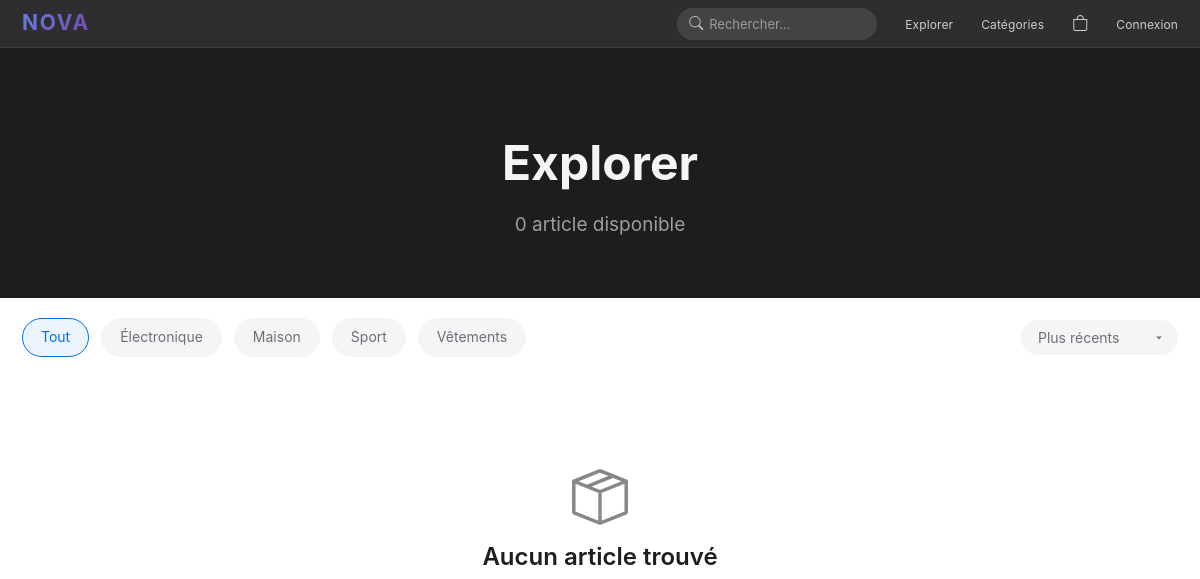
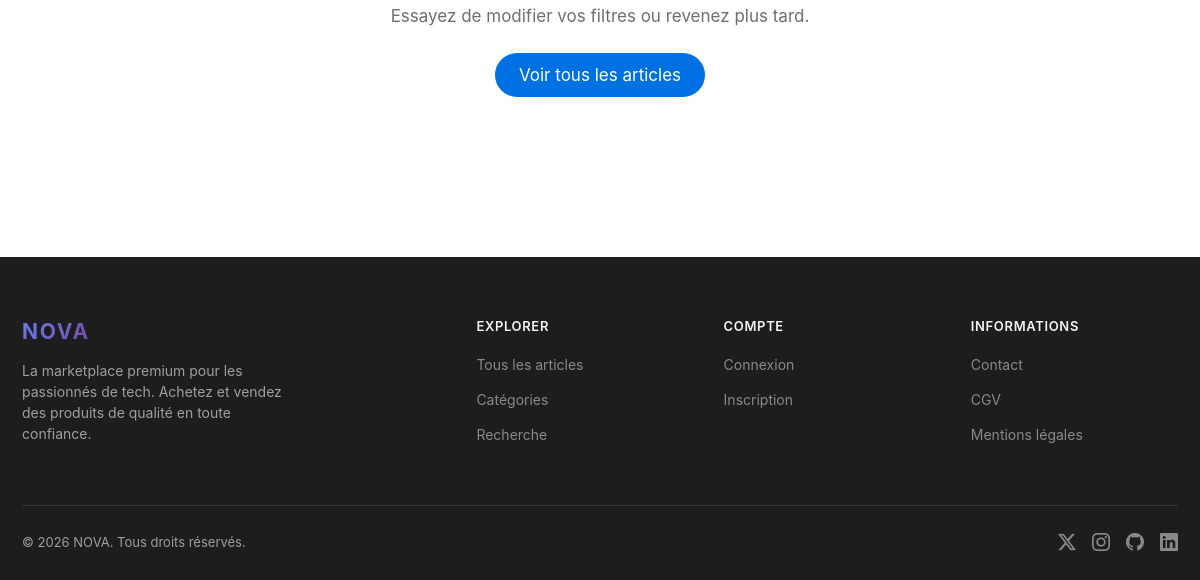
The app's page /produits.php, older data (2 pictures, top to bottom).
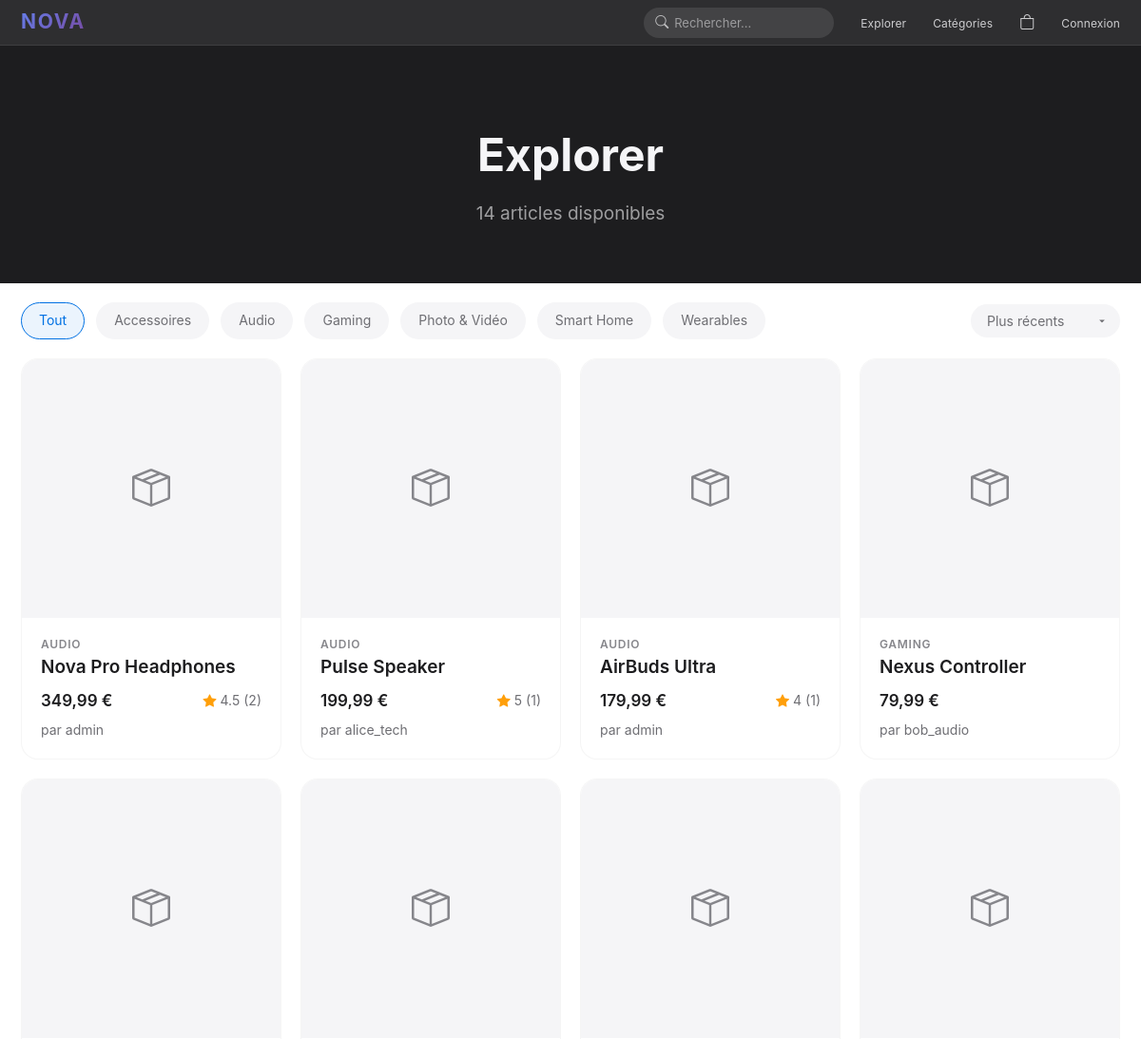
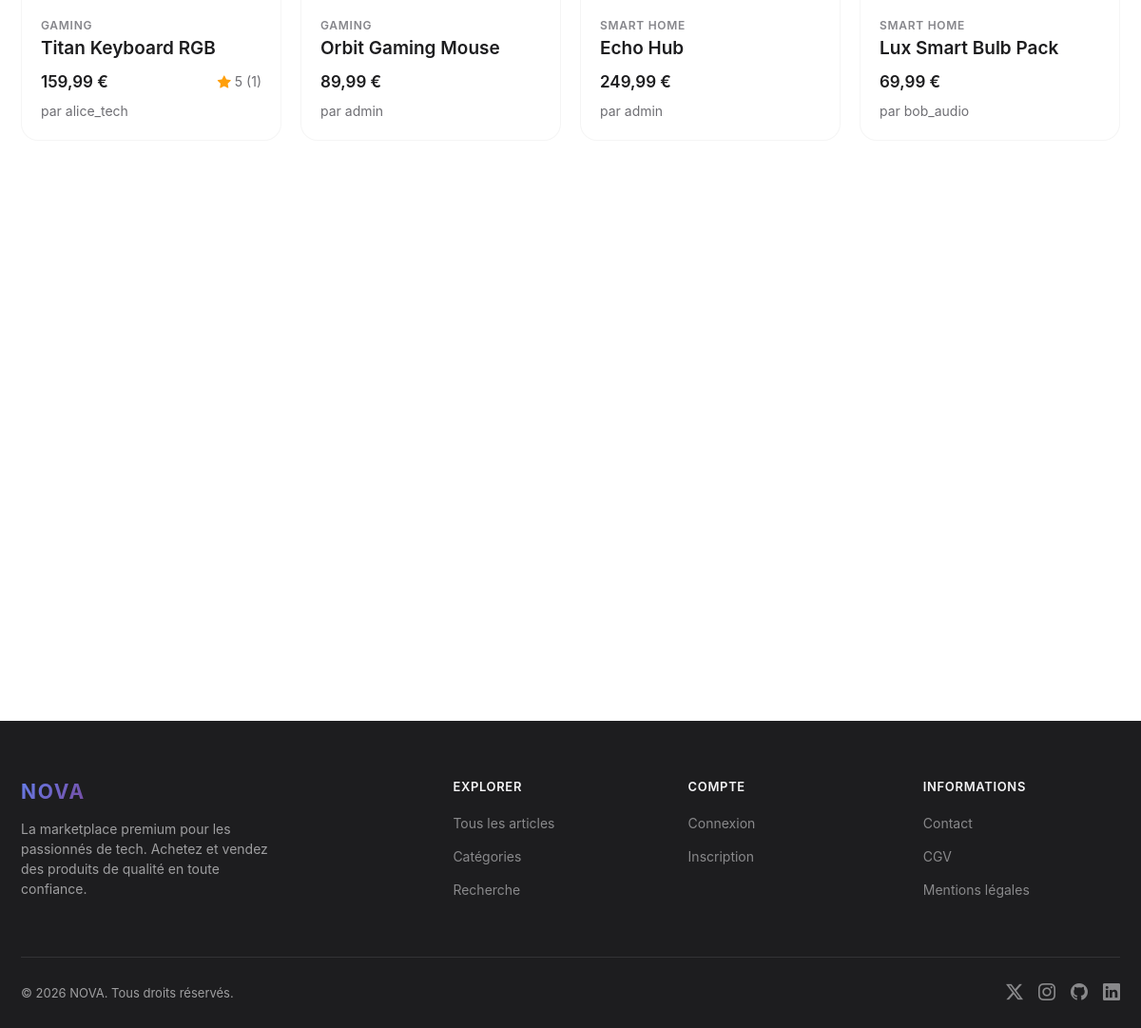
The same page, newer data (2 pictures, top to bottom).
### tables this page shows
CREATE TABLE categories (
    id INT AUTO_INCREMENT PRIMARY KEY,
    nom VARCHAR(100) NOT NULL,
    description TEXT,
    image VARCHAR(255)
);

CREATE TABLE articles (
    id INT AUTO_INCREMENT PRIMARY KEY,
    nom VARCHAR(255) NOT NULL,
    description TEXT,
    prix DECIMAL(10,2) NOT NULL,
    image VARCHAR(255),
    categorie_id INT DEFAULT NULL,
    auteur_id INT NOT NULL,
    date_publication DATETIME DEFAULT CURRENT_TIMESTAMP,
    FOREIGN KEY (categorie_id) REFERENCES categories(id) ON DELETE SET NULL,
    FOREIGN KEY (auteur_id) REFERENCES users(id) ON DELETE CASCADE
);

CREATE TABLE users (
    id INT AUTO_INCREMENT PRIMARY KEY,
    username VARCHAR(100) NOT NULL UNIQUE,
    email VARCHAR(255) NOT NULL UNIQUE,
    password VARCHAR(255) NOT NULL,
    balance DECIMAL(10,2) DEFAULT 500.00,
    photo VARCHAR(255) DEFAULT NULL,
    role ENUM('user', 'admin') DEFAULT 'user',
    date_inscription DATETIME DEFAULT CURRENT_TIMESTAMP
);

### config/init.php (called while the page is built, shortened)
<?php
function sanitize(string $data): string {
    return htmlspecialchars(strip_tags(trim($data)), ENT_QUOTES, 'UTF-8');
}
function formatPrice(float $price): string {
    return number_format($price, 2, ',', ' ') . ' €';
}

### produits.php (the view, shortened to what this page needs)
<?php
require_once 'config/init.php';
$categorie_id = isset($_GET['categorie']) ? (int)$_GET['categorie'] : 0;
$sort = $_GET['sort'] ?? 'recent';
$page = max(1, (int)($_GET['page'] ?? 1));
$perPage = 12;
$offset = ($page - 1) * $perPage;
$where = [];
$params = [];
$whereSQL = $where ? 'WHERE ' . implode(' AND ', $where) : '';
$orderSQL = match ($sort) {
    'prix_asc' => 'ORDER BY a.prix ASC',
    'prix_desc' => 'ORDER BY a.prix DESC',
    'nom' => 'ORDER BY a.nom ASC',
    'populaire' => 'ORDER BY avg_note DESC, nb_avis DESC',
    default => 'ORDER BY a.date_publication DESC',
};
$stmtCount = $pdo->prepare("SELECT COUNT(*) FROM articles a $whereSQL");
$stmtCount->execute($params);
$total = $stmtCount->fetchColumn();
$stmtArticles = $pdo->prepare("
    SELECT a.*, s.quantite as stock, u.username as auteur_nom, c.nom as categorie_nom,
        (SELECT AVG(note) FROM commentaires WHERE article_id = a.id) as avg_note,
        (SELECT COUNT(*) FROM commentaires WHERE article_id = a.id) as nb_avis
    FROM articles a
    LEFT JOIN stock s ON a.id = s.article_id
    LEFT JOIN users u ON a.auteur_id = u.id
    LEFT JOIN categories c ON a.categorie_id = c.id
    $whereSQL
    $orderSQL
    LIMIT $perPage OFFSET $offset
");
$stmtArticles->execute($params);
$articles = $stmtArticles->fetchAll();
$categories = $pdo->query("SELECT c.*, COUNT(a.id) as nb FROM categories c LEFT JOIN articles a ON c.id = a.categorie_id GROUP BY c.id ORDER BY c.nom")->fetchAll();
require_once 'includes/header.php';
?>
<div class="page-hero">
    <div class="container">
        <h1 class="fade-in">Explorer</h1>
        <p class="fade-in"><?= $total ?> article<?= $total > 1 ? 's' : '' ?> disponible<?= $total > 1 ? 's' : '' ?></p>
    </div>
</div>
<div class="container-wide">
    <div class="filters-bar fade-in">
        <a href="produits.php" class="filter-chip <?= !$categorie_id ? 'active' : '' ?>">Tout</a>
        <?php foreach ($categories as $cat): ?>
            <a href="produits.php?categorie=<?= $cat['id'] ?>&sort=<?= $sort ?>" class="filter-chip <?= $categorie_id === (int)$cat['id'] ? 'active' : '' ?>">
                <?= sanitize($cat['nom']) ?>
            </a>
        <?php endforeach; ?>
        <div style="margin-left: auto;">
            <select class="filter-select" onchange="location.href=this.value">
                <option value="produits.php?<?= $categorie_id ? "categorie=$categorie_id&" : '' ?>sort=recent" <?= $sort === 'recent' ? 'selected' : '' ?>>Plus récents</option>
            </select>
        </div>
    </div>
    <?php if (empty($articles)): ?>
        <div class="empty-state fade-in">
            <i class="bi bi-box-seam"></i>
            <h3>Aucun article trouvé</h3>
            <p>Essayez de modifier vos filtres ou revenez plus tard.</p>
            <a href="produits.php" class="btn btn-primary">Voir tous les articles</a>
        </div>
    <?php else: ?>
        <div class="product-grid stagger-children">
            <?php foreach ($articles as $article): ?>
            <a href="produit.php?id=<?= $article['id'] ?>" class="card" style="text-decoration: none; color: inherit;">
                <?php if ($article['image'] && file_exists("uploads/produits/{$article['image']}")): ?>
                    <img src="uploads/produits/<?= sanitize($article['image']) ?>" alt="<?= sanitize($article['nom']) ?>" class="card-img">
                <?php else: ?>
                    <div class="card-img" style="display: flex; align-items: center; justify-content: center; background: var(--bg-secondary);">
                        <i class="bi bi-box-seam" style="font-size: 40px; color: var(--text-tertiary);"></i>
                    </div>
                <?php endif; ?>
                <div class="card-body">
                    <p class="eyebrow"><?= sanitize($article['categorie_nom'] ?? 'Article') ?></p>
                    <h3><?= sanitize($article['nom']) ?></h3>
                    <div class="card-meta">
                        <span class="price"><?= formatPrice($article['prix']) ?></span>
                        <?php if ($article['avg_note']): ?>
                            <span class="caption" style="display: flex; align-items: center; gap: 4px;">
                                <i class="bi bi-star-fill" style="color: #ff9f0a;"></i>
                                <?= round($article['avg_note'], 1) ?>
                                <span>(<?= $article['nb_avis'] ?>)</span>
                            </span>
                        <?php endif; ?>
                    </div>
                    <p class="caption mt-1">par <?= sanitize($article['auteur_nom']) ?></p>
                </div>
            </a>
            <?php endforeach; ?>
        </div>
    <?php endif; ?>
</div>
<div style="height: 80px;"></div>
<?php require_once 'includes/footer.php'; ?>

Row changes from the older to the newer data that the page shows:
removed categories: nom "Électronique"
removed categories: nom "Maison"
removed categories: nom "Sport"
removed categories: nom "Vêtements"
added categories: nom "Accessoires"
added categories: nom "Audio"
added categories: nom "Gaming"
added categories: nom "Photo & Vidéo"
added categories: nom "Smart Home"
added categories: nom "Wearables"
added articles: categorie.nom "AUDIO", nom "Nova Pro Headphones", prix "349,99 €", avg_note "4.5", nb_avis "2", auteur.username "admin"
added articles: categorie.nom "AUDIO", nom "Pulse Speaker", prix "199,99 €", avg_note "5", nb_avis "1", auteur.username "alice_tech"
added articles: categorie.nom "AUDIO", nom "AirBuds Ultra", prix "179,99 €", avg_note "4", nb_avis "1", auteur.username "admin"
added articles: categorie.nom "GAMING", nom "Nexus Controller", prix "79,99 €", auteur.username "bob_audio"
added articles: categorie.nom "GAMING", nom "Titan Keyboard RGB", prix "159,99 €", avg_note "5", nb_avis "1", auteur.username "alice_tech"
added articles: image "orbit-mouse.jpg" (drawn), categorie.nom "GAMING", nom "Orbit Gaming Mouse", prix "89,99 €", auteur.username "admin"
added articles: image "echo-hub.jpg" (drawn), categorie.nom "SMART HOME", nom "Echo Hub", prix "249,99 €", auteur.username "admin"
added articles: image "smart-bulb.jpg" (drawn), categorie.nom "SMART HOME", nom "Lux Smart Bulb Pack", prix "69,99 €", auteur.username "bob_audio"
Text that changed along with them:
$total: "0" → "14"
text no longer shown: "Aucun article trouvé Essayez de modifier vos filtres ou revenez plus tard. Voir tous les articles"
text now shown: "s s"
